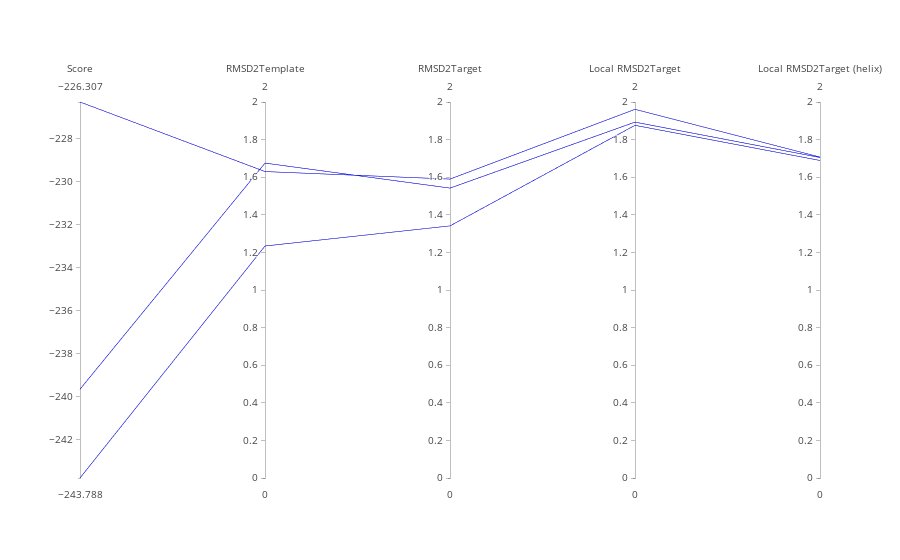

Here is the notebook cell this chart was saved with:
### Code cell
top_rmsd_selection_limit = 2
lineardata = [
    go.Parcoords(
        line = dict(color = 'blue'),
        dimensions = list([
            dict(range = [min(selected_data['score']), min(max(selected_data['score']),0)],
                label = 'Score', values = selected_data['score']),
            dict(range = [0,top_rmsd_selection_limit],
                label = 'RMSD2Template', values = selected_data['GRMSD2Template']),
            dict(range = [0,top_rmsd_selection_limit],
                label = 'RMSD2Target', values = selected_data['GRMSD2Target']),
            dict(range = [0,top_rmsd_selection_limit],
                label = 'Local RMSD2Target', values = selected_data['LRMSD2Target']),
            dict(range = [0,top_rmsd_selection_limit],
                label = 'Local RMSD2Target (helix)', values = selected_data['LHRMSD2Target'])
            
        ])
    )
]
plotly.offline.iplot(lineardata)

### Figure 1 — Plotly figure (JSON) as saved in the notebook; plotly's stock layout.template omitted (floating-point values rounded to 4 significant figures)
{"data": [{"dimensions": [{"label": "Score", "range": [-243.8, -226.3], "values": [-239.7, -243.8, -226.3]}, {"label": "RMSD2Template", "range": [0, 2], "values": [1.675, 1.234, 1.63]}, {"label": "RMSD2Target", "range": [0, 2], "values": [1.542, 1.341, 1.59]}, {"label": "Local RMSD2Target", "range": [0, 2], "values": [1.893, 1.876, 1.961]}, {"label": "Local RMSD2Target (helix)", "range": [0, 2], "values": [1.705, 1.689, 1.707]}], "line": {"color": "blue"}, "type": "parcoords"}], "layout": {}}
